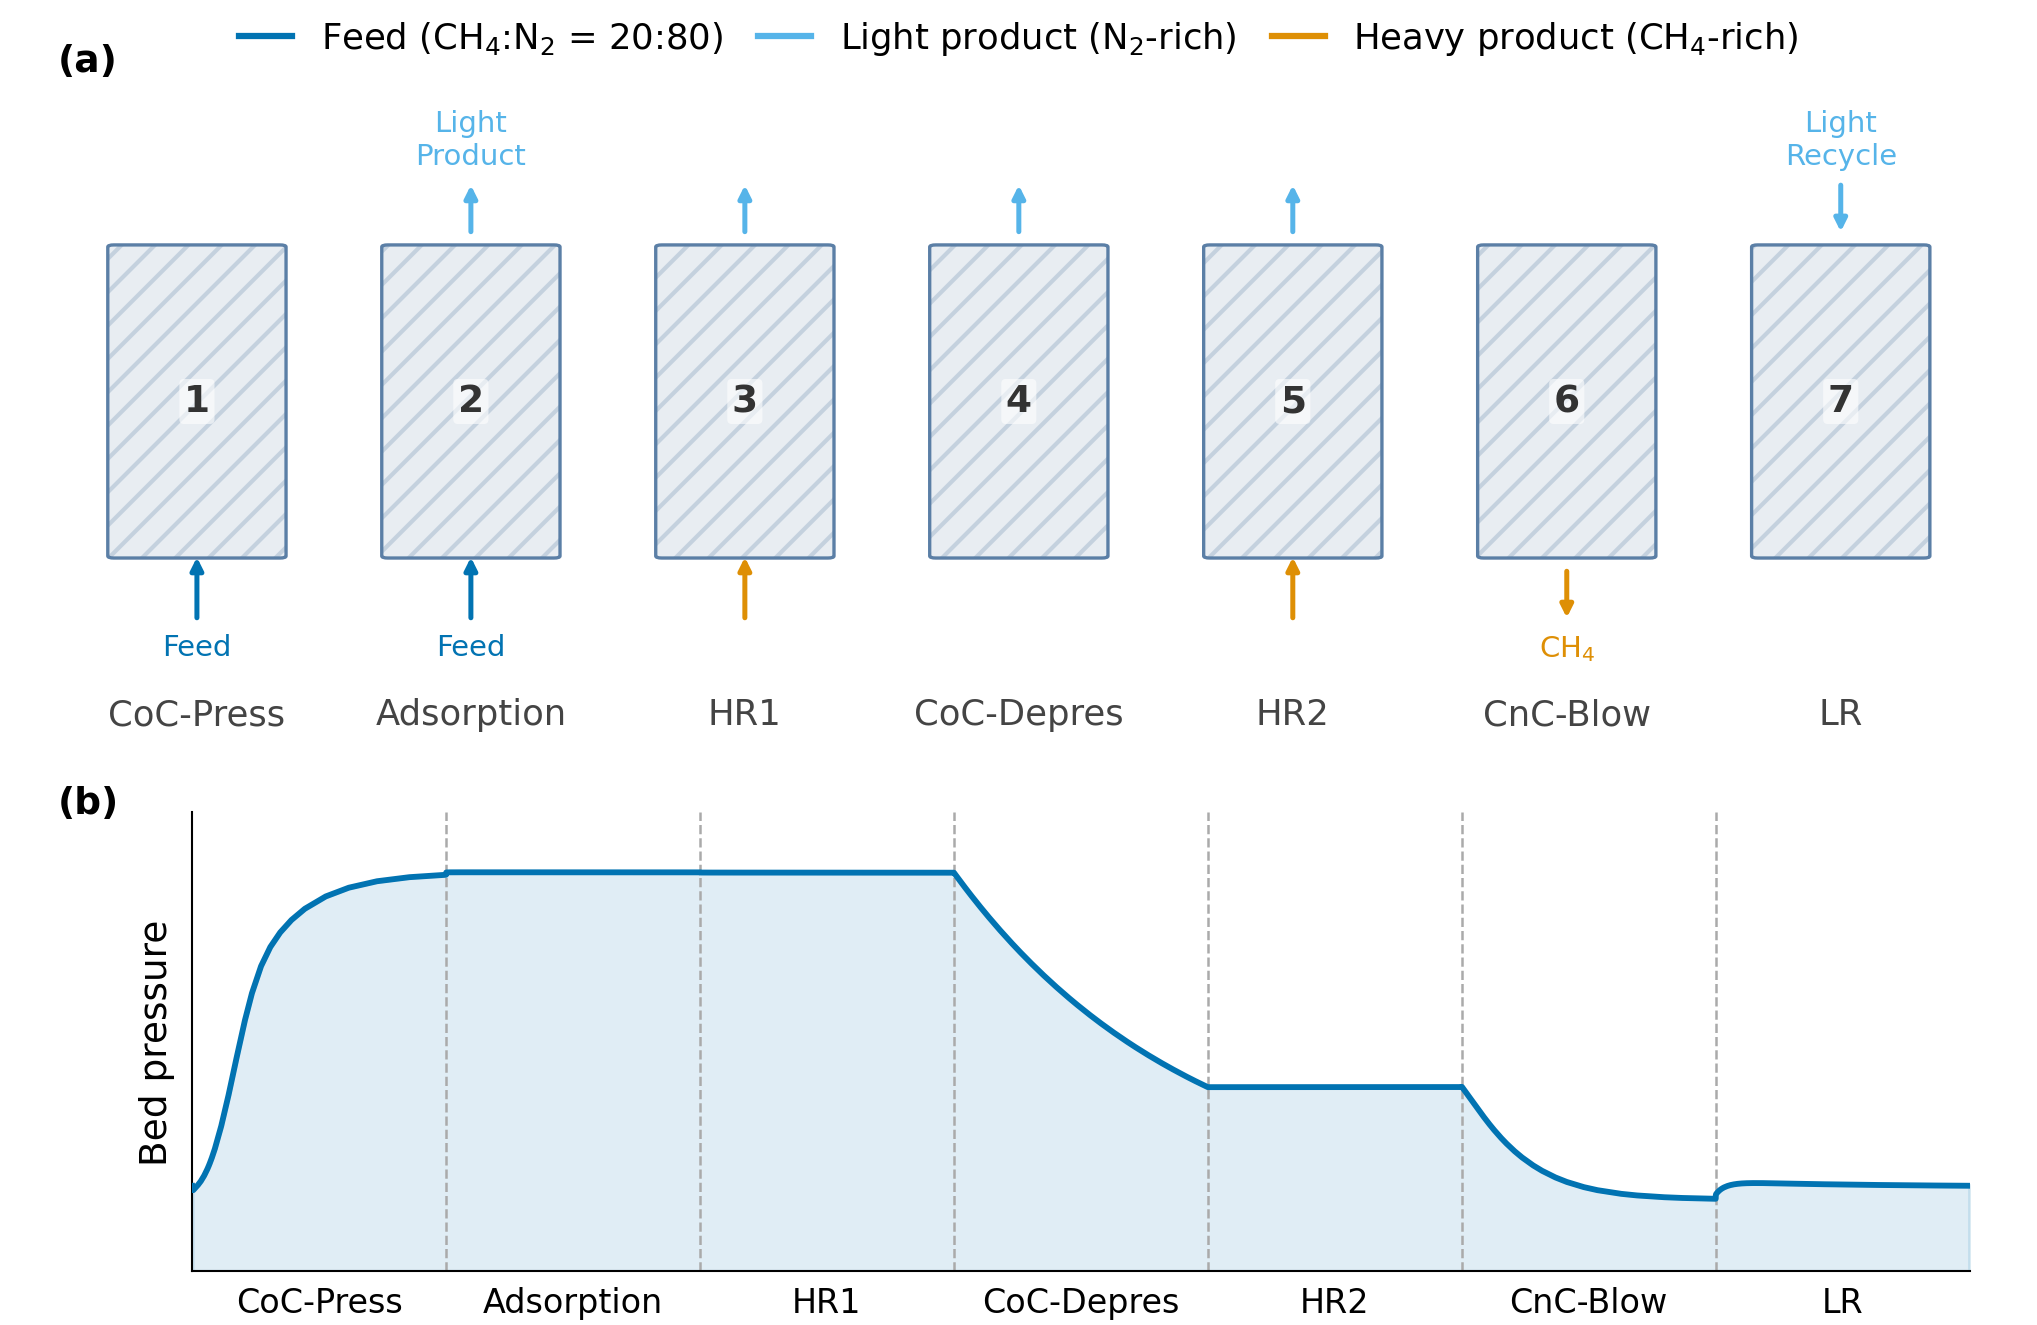

Source code (Python):
"""
fig_hr_cycle_schematic.py — 7-step HR-PSA/VSA cycle schematic for CBM-MOF manuscript.

Panel (a): Cycle step schematic (bed diagrams with flow arrows)
Panel (b): Bed pressure profile from SuperPSA simulation data

Output: fig_hr_cycle_schematic.png
"""

import sys
import os
import numpy as np
import matplotlib
matplotlib.use("Agg")
import matplotlib.pyplot as plt
import matplotlib.patches as mpatches
from matplotlib.patches import FancyArrowPatch, FancyBboxPatch
from matplotlib.lines import Line2D
import pandas as pd
from pathlib import Path

# ── Path setup ─────────────────────────────────────────────────────────────
REPO = Path(__file__).resolve().parents[2]
sys.path.insert(0, str(REPO / "src"))
from figures.style import (
    set_publication_style, DOUBLE_COL_INCH, DPI, NATURE_COLORS,
    BODY_FONT_SIZE, TICK_FONT_SIZE, TITLE_FONT_SIZE
)

# ── Output paths ────────────────────────────────────────────────────────────
OUT_MAIN = REPO / "src" / "figures" / "fig_hr_cycle_schematic.png"
OUT_PAPER = Path("/home/zhangsd/repos/CBM-MOF-paper/manuscript/figures/fig_hr_cycle_schematic.png")

# ── Data ────────────────────────────────────────────────────────────────────
PROFILE_CSV = REPO / "src" / "SuperPSA" / "Results_extDSL_HR" / "profile_full_PSA_YOBPOW.csv"

# ── Style ───────────────────────────────────────────────────────────────────
set_publication_style()

# Colors from the project palette
C_FEED    = NATURE_COLORS["blue"]      # Feed / cocurrent
C_LIGHT   = NATURE_COLORS["cyan"]      # Light product (N2-rich)
C_HEAVY   = NATURE_COLORS["orange"]    # Heavy product (CH4-rich)
C_BED     = "#E8EDF2"                  # Bed fill (light gray-blue)
C_BED_EDGE = "#5B7FA6"                 # Bed border
C_PRESS   = NATURE_COLORS["blue"]

# ── Step definitions ─────────────────────────────────────────────────────────
STEPS = [
    {
        "num": 1, "short": "CoC-Press",
        "arrows_in":  [("bottom", C_FEED, "Feed")],
        "arrows_out": [],
    },
    {
        "num": 2, "short": "Adsorption",
        "arrows_in":  [("bottom", C_FEED, "Feed")],
        "arrows_out": [("top", C_LIGHT, "Light\nProduct")],
    },
    {
        "num": 3, "short": "HR1",
        "arrows_in":  [("bottom", C_HEAVY, "")],
        "arrows_out": [("top", C_LIGHT, "")],
    },
    {
        "num": 4, "short": "CoC-Depres",
        "arrows_in":  [],
        "arrows_out": [("top", C_LIGHT, "")],
    },
    {
        "num": 5, "short": "HR2",
        "arrows_in":  [("bottom", C_HEAVY, "")],
        "arrows_out": [("top", C_LIGHT, "")],
    },
    {
        "num": 6, "short": "CnC-Blow",
        "arrows_in":  [],
        "arrows_out": [("bottom", C_HEAVY, "CH$_4$")],
    },
    {
        "num": 7, "short": "LR",
        "arrows_in":  [("top", C_LIGHT, "Light\nRecycle")],
        "arrows_out": [],
    },
]

# ── Figure layout ───────────────────────────────────────────────────────────
FIG_W = DOUBLE_COL_INCH          # 6.89 in ≈ 175 mm
FIG_H = 4.5                      # ~114 mm

fig = plt.figure(figsize=(FIG_W, FIG_H))

# Two panels: (a) top 55%, (b) bottom 45%
ax_scheme = fig.add_axes([0.01, 0.46, 0.98, 0.52])   # schematic
ax_press  = fig.add_axes([0.10, 0.06, 0.86, 0.34])   # pressure profile

# ── Panel (a): Bed schematic ─────────────────────────────────────────────────
ax = ax_scheme
ax.set_xlim(0, 1)
ax.set_ylim(0, 1)
ax.axis("off")

N = len(STEPS)
# Horizontal layout: beds evenly spaced
bed_w = 0.082       # fraction of axes width
bed_h = 0.44        # fraction of axes height (taller beds, less whitespace)
bed_y0 = 0.25       # bottom of bed — shifted up 0.05 from original 0.20
gap   = (1.0 - N * bed_w) / (N + 1)

arrow_len = 0.10    # arrow length (axes coords)
arrow_lw  = 1.2

# Font sizes: +1 across the board per user request
font_step  = BODY_FONT_SIZE + 0.5
font_label = TICK_FONT_SIZE + 1
font_arrow = max(7.0, TICK_FONT_SIZE - 0.5)

for i, step in enumerate(STEPS):
    # X-centre of this bed
    cx = gap * (i + 1) + bed_w * (i + 0.5)
    bx0 = cx - bed_w / 2
    by0 = bed_y0
    bx1 = bx0 + bed_w
    by1 = by0 + bed_h

    # Hatched bed rectangle (adsorbent)
    rect = FancyBboxPatch(
        (bx0, by0), bed_w, bed_h,
        boxstyle="round,pad=0.003",
        facecolor=C_BED, edgecolor=C_BED_EDGE,
        linewidth=0.8, zorder=2
    )
    ax.add_patch(rect)

    # Light hatching to indicate packed bed
    hatch_rect = FancyBboxPatch(
        (bx0, by0), bed_w, bed_h,
        boxstyle="round,pad=0.003",
        facecolor="none", edgecolor=C_BED_EDGE,
        hatch="///", linewidth=0.0, alpha=0.25, zorder=3
    )
    ax.add_patch(hatch_rect)

    # Step number centered INSIDE the bed rectangle
    ax.text(cx, by0 + bed_h / 2, str(step["num"]),
            ha="center", va="center",
            fontsize=BODY_FONT_SIZE + 1, fontweight="bold",
            color="#333333", transform=ax.transAxes,
            bbox=dict(boxstyle="round,pad=0.12", facecolor="white",
                      edgecolor="none", alpha=0.6),
            zorder=6)

    # Step name at the very bottom of the panel (below all arrows/labels)
    ax.text(cx, 0.0, step["short"],
            ha="center", va="bottom",
            fontsize=font_label, color="#444444",
            transform=ax.transAxes)

    # Draw flow arrows
    def draw_arrow(side, color, label):
        """Draw an arrow entering or leaving the bed at top or bottom."""
        arrowprops = dict(
            arrowstyle="-|>",
            color=color,
            lw=arrow_lw,
            mutation_scale=6,
        )
        if side == "bottom":
            # Arrow pointing INTO bottom
            y_start = by0 - arrow_len
            y_end   = by0 + 0.01
            ax.annotate("", xy=(cx, y_end), xytext=(cx, y_start),
                        xycoords="axes fraction", textcoords="axes fraction",
                        arrowprops=arrowprops, zorder=5)
            if label:
                ax.text(cx, y_start - 0.01, label,
                        ha="center", va="top",
                        fontsize=font_arrow, color=color,
                        transform=ax.transAxes,
                        multialignment="center")
        elif side == "top":
            # Arrow pointing OUT OF top
            y_start = by1 + 0.01
            y_end   = by1 + arrow_len
            ax.annotate("", xy=(cx, y_end), xytext=(cx, y_start),
                        xycoords="axes fraction", textcoords="axes fraction",
                        arrowprops=arrowprops, zorder=5)
            if label:
                ax.text(cx, y_end + 0.01, label,
                        ha="center", va="bottom",
                        fontsize=font_arrow, color=color,
                        transform=ax.transAxes,
                        multialignment="center")

    # For "arrows_out" at top, arrow goes upward from bed top
    # For "arrows_in" at bottom, arrow goes upward toward bed bottom
    # For "arrows_in" at top (LR), arrow points downward INTO bed from top
    # For "arrows_out" at bottom (Blow), arrow points downward OUT OF bed
    for (side, color, label) in step["arrows_in"]:
        if side == "bottom":
            draw_arrow("bottom", color, label)
        elif side == "top":
            # LR: light reflux comes IN from top → downward arrow into bed
            arrowprops = dict(arrowstyle="-|>", color=color, lw=arrow_lw, mutation_scale=6)
            y_start = by1 + arrow_len
            y_end   = by1 + 0.01
            ax.annotate("", xy=(cx, y_end), xytext=(cx, y_start),
                        xycoords="axes fraction", textcoords="axes fraction",
                        arrowprops=arrowprops, zorder=5)
            if label:
                ax.text(cx, y_start + 0.01, label,
                        ha="center", va="bottom",
                        fontsize=font_arrow, color=color,
                        transform=ax.transAxes,
                        multialignment="center")

    for (side, color, label) in step["arrows_out"]:
        if side == "top":
            draw_arrow("top", color, label)
        elif side == "bottom":
            # CnC-Blow: heavy product exits from bottom → downward arrow
            arrowprops = dict(arrowstyle="-|>", color=color, lw=arrow_lw, mutation_scale=6)
            y_start = by0 - 0.01
            y_end   = by0 - arrow_len
            ax.annotate("", xy=(cx, y_end), xytext=(cx, y_start),
                        xycoords="axes fraction", textcoords="axes fraction",
                        arrowprops=arrowprops, zorder=5)
            if label:
                ax.text(cx, y_end - 0.01, label,
                        ha="center", va="top",
                        fontsize=font_arrow, color=color,
                        transform=ax.transAxes,
                        multialignment="center")

# Legend for arrow colors
legend_handles = [
    Line2D([0], [0], color=C_FEED,  lw=1.5, label="Feed (CH$_4$:N$_2$ = 20:80)"),
    Line2D([0], [0], color=C_LIGHT, lw=1.5, label="Light product (N$_2$-rich)"),
    Line2D([0], [0], color=C_HEAVY, lw=1.5, label="Heavy product (CH$_4$-rich)"),
]
ax.legend(handles=legend_handles, loc="upper center",
          bbox_to_anchor=(0.5, 1.06), ncol=3,
          fontsize=font_label, frameon=False,
          handlelength=1.5, columnspacing=1.0)

# Panel label (a) — use fig coords for alignment with (b)
LABEL_X = 0.035  # shared x position in figure coords for both panel labels
fig.text(LABEL_X, 0.97, "(a)",
         fontsize=TITLE_FONT_SIZE, fontweight="bold",
         va="top", ha="left")

# ── Panel (b): Pressure profile (continuous spatiotemporal data) ──────────────
ax2 = ax_press

# Load full spatiotemporal profile and extract bed exit (last node)
df = pd.read_csv(PROFILE_CSV)
bed_exit = df[df["node"] == 10].sort_values("t_s").copy()
bed_exit["P_bar"] = bed_exit["P_Pa"] / 1e5  # Pa → bar

# Map each step's time range to x ∈ [step_num-1, step_num]
x_all = []
y_all = []
for step_num in sorted(bed_exit["step"].unique()):
    sub = bed_exit[bed_exit["step"] == step_num].sort_values("t_s")
    t = sub["t_s"].values
    p = sub["P_bar"].values
    t_min, t_max = t.min(), t.max()
    step_start_idx = step_num - 1  # step 1 → x ∈ [0, 1], etc.
    if t_max > t_min:
        x_norm = step_start_idx + (t - t_min) / (t_max - t_min)
    else:
        # Edge case: single time point or all identical times → place at midpoint
        x_norm = np.full_like(t, step_start_idx + 0.5)
    x_all.extend(x_norm.tolist())
    y_all.extend(p.tolist())

x_all = np.array(x_all)
y_all = np.array(y_all)

# Continuous pressure line
ax2.plot(x_all, y_all, color=C_PRESS, lw=1.4, zorder=3)

# Shaded region under curve
ax2.fill_between(x_all, y_all, alpha=0.12, color=C_PRESS)

# Step boundary vertical dashed lines
for i in range(1, len(STEPS)):
    ax2.axvline(i, color="#AAAAAA", lw=0.6, ls="--", zorder=1)

# Step labels on x-axis
step_centers = [i + 0.5 for i in range(len(STEPS))]
step_labels  = [s["short"] for s in STEPS]
ax2.set_xticks(step_centers)
ax2.set_xticklabels(step_labels, fontsize=TICK_FONT_SIZE + 0.5, rotation=0)
ax2.set_xlim(0, len(STEPS))

# Y-axis — schematic only, no numerical tick values or units
y_min = 0
y_max = float(y_all.max()) * 1.15
ax2.set_ylim(y_min, y_max)
ax2.set_ylabel("Bed pressure", fontsize=BODY_FONT_SIZE + 1)
ax2.set_yticks([])

# Spine cleanup
for spine in ["top", "right"]:
    ax2.spines[spine].set_visible(False)
ax2.spines["left"].set_linewidth(0.5)
ax2.spines["bottom"].set_linewidth(0.5)
ax2.tick_params(axis="both", direction="in", length=3, width=0.5)
ax2.tick_params(axis="x", bottom=False)  # remove bottom tick marks (labels only)

# Panel label (b) — aligned with (a) via shared fig x
fig.text(LABEL_X, 0.42, "(b)",
         fontsize=TITLE_FONT_SIZE, fontweight="bold",
         va="top", ha="left")

# ── Save ─────────────────────────────────────────────────────────────────────
fig.savefig(OUT_MAIN, dpi=DPI, bbox_inches="tight", facecolor="white")
print(f"Saved: {OUT_MAIN}")

OUT_PAPER.parent.mkdir(parents=True, exist_ok=True)
fig.savefig(OUT_PAPER, dpi=DPI, bbox_inches="tight", facecolor="white")
print(f"Saved: {OUT_PAPER}")

plt.close(fig)
